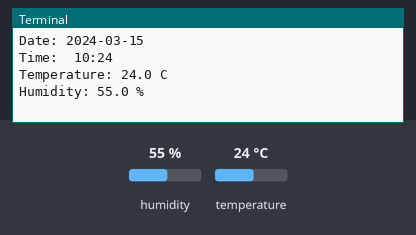
Recording of a program running on a simulated Raspberry Pi (BCM pin numbers). Shown: the last lines printed to the terminal. The test bench sets the inputs (shaded band); at power-on: humidity 55 %, temperature 24 °C. The clock reads 2024-03-15 10:24:30 at power-on unless the program sets it.

Above: at 1.2 s.
1.3 s: humidity set to 22 %
At 11.8 s:
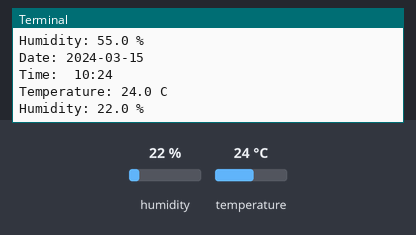
12.1 s: temperature set to 12 °C
At 22.5 s:
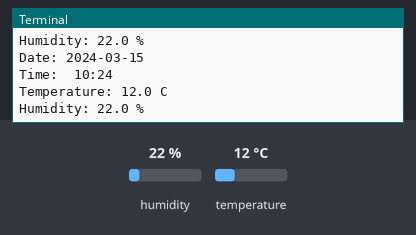
22.9 s: humidity set to 40 %
At 33.2 s:
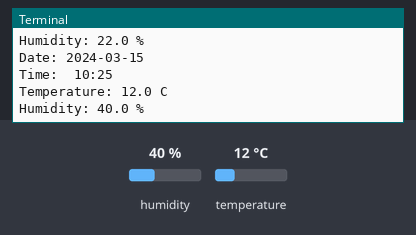
Timing chart, 0 to 34.7 s (numbered marks = the images above; inputs shaded):
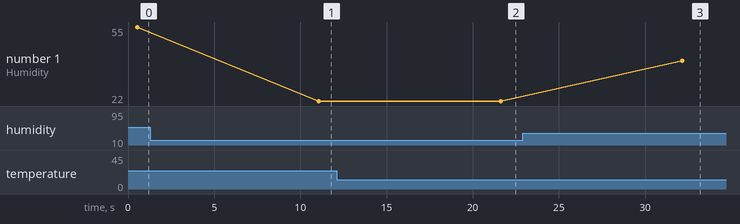

Measured:
- after the input at 1.3 s, the terminal: prints a new line after 9.8 s (image 1)
- after the input at 12.1 s, the terminal: prints a new line after 9.5 s (image 2)
- after the input at 22.9 s, the terminal: prints a new line after 9.3 s (image 3)
- plotted number 1: 55 → 22 after the input at 1.3 s, 22 → 40 after the input at 22.9 s

The program:

TempAndHumidity.py
```python
import sys
import Adafruit_DHT
import time
from os import system, name
from datetime import date, datetime

def clear():
	system('clear')

while True:
	try:
		clear()
		humidity, temperature = Adafruit_DHT.read_retry(22, 4)
		date = date.today()
		now = datetime.now()
		time_now = now.strftime("%H:%M")
		print("Date: " + str(date))
		print("Time: ", time_now)
		print("Temperature: " + str(temperature) + " C")
		print("Humidity: "+ str(humidity) + " %")
		field = ['']
		time.sleep(10)
	except RuntimeError as e:
		print("Error: ", e.args)
```
